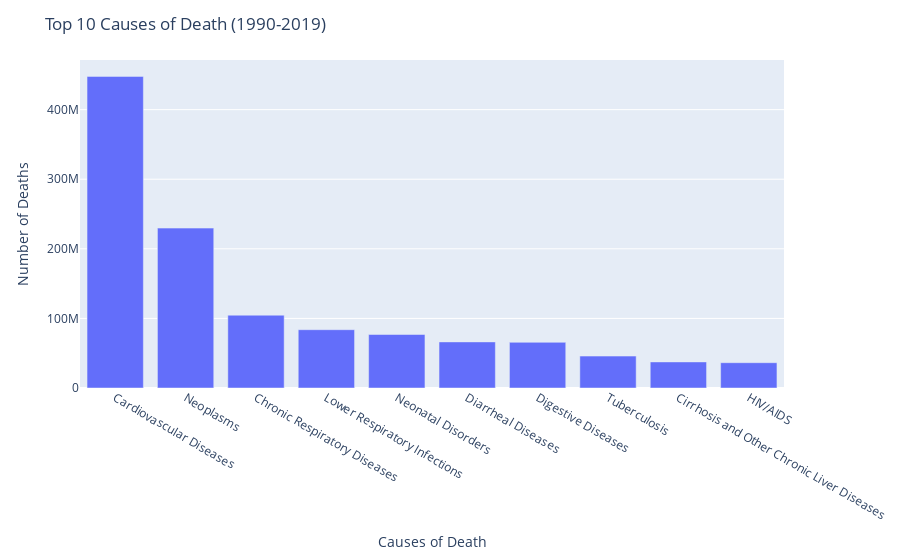

The code cell stored with this chart in its notebook:
### Code cell
top_causes = deathratesbyyear.sum().sort_values(ascending=False).head(10)

fig = px.bar(top_causes, x=top_causes.index, y=top_causes.values, labels={'x': 'Causes of Death', 'y': 'Number of Deaths'})
fig.update_layout(title='Top 10 Causes of Death (1990-2019)', xaxis_title='Causes of Death', yaxis_title='Number of Deaths')

fig.show()

### Figure 1 — Plotly figure (JSON) as saved in the notebook; plotly's stock layout.template omitted (floating-point values rounded to 4 significant figures)
{"data": [{"alignmentgroup": "True", "hovertemplate": "index=%{x}<br>Number of Deaths=%{y}<extra></extra>", "legendgroup": "", "marker": {"color": "#636efa", "pattern": {"shape": ""}}, "name": "", "offsetgroup": "", "orientation": "v", "showlegend": false, "textposition": "auto", "type": "bar", "x": ["Cardiovascular Diseases", "Neoplasms", "Chronic Respiratory Diseases", "Lower Respiratory Infections", "Neonatal Disorders", "Diarrheal Diseases", "Digestive Diseases", "Tuberculosis", "Cirrhosis and Other Chronic Liver Diseases", "HIV/AIDS"], "xaxis": "x", "y": [447741982, 229758538, 104605334, 83770038, 76860729, 66235508, 65638635, 45850603, 37479321, 36364419], "yaxis": "y"}], "layout": {"barmode": "relative", "legend": {"tracegroupgap": 0}, "margin": {"t": 60}, "title": {"text": "Top 10 Causes of Death (1990-2019)"}, "xaxis": {"anchor": "y", "domain": [0, 1], "title": {"text": "Causes of Death"}}, "yaxis": {"anchor": "x", "domain": [0, 1], "title": {"text": "Number of Deaths"}}}}
